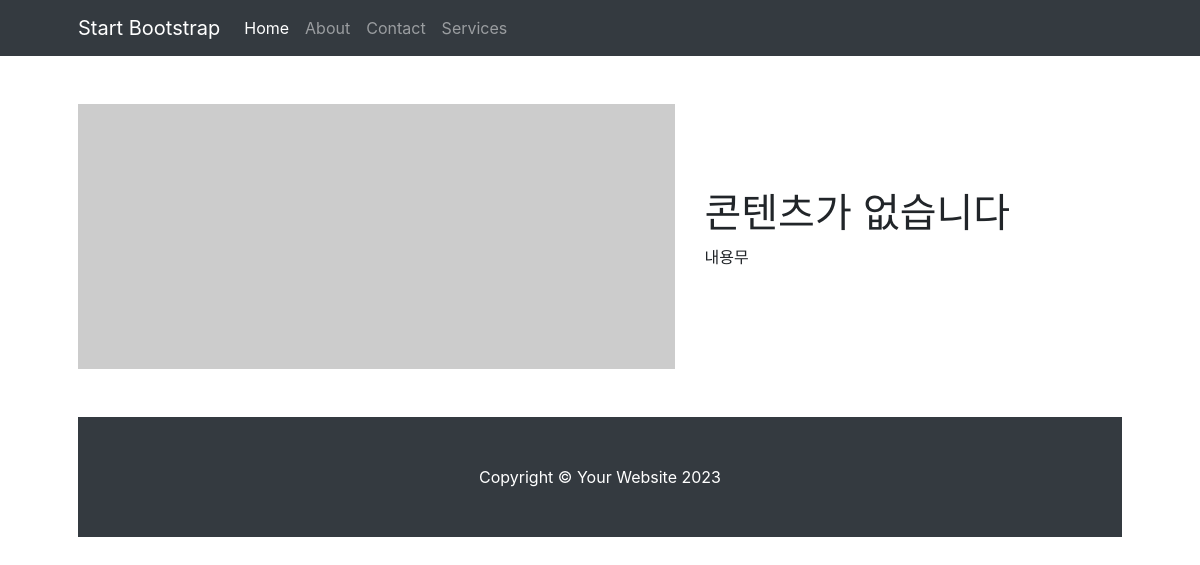
The app's page /mysite/, older data.
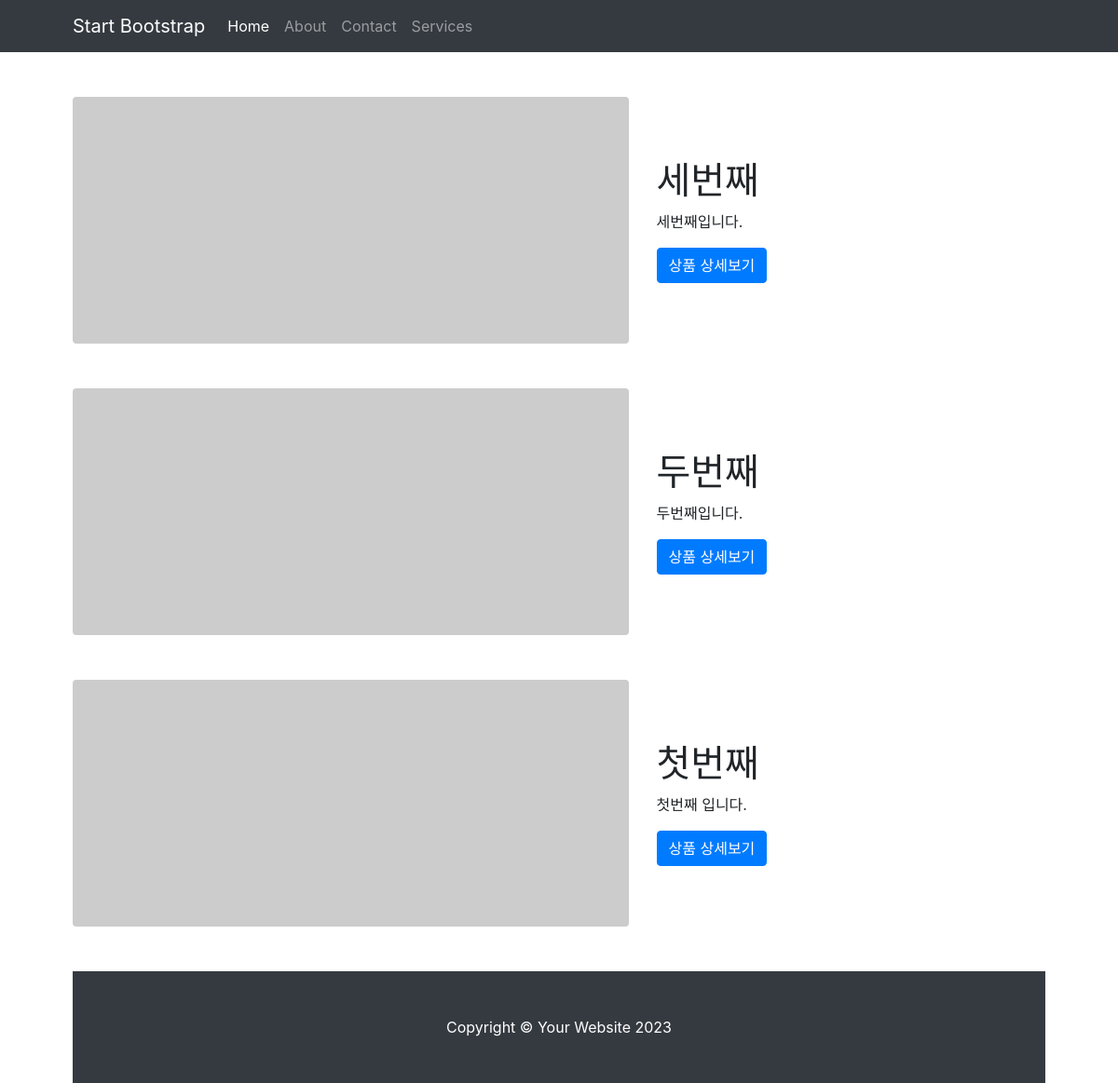
The same page, newer data.
### mysite/models.py (models this page shows)
class MainContent(models.Model):
    title = models.CharField(max_length=200)
    content = models.TextField()
    pub_date = models.DateTimeField('date published')

### mysite/views.py (the view)
# urls.py: path("",views.index)
def index(request):
    content_list = MainContent.objects.order_by('-pub_date')
    context = {'content_list': content_list}
    return render(request, 'mysite/content_list.html', context)

### templates/mysite/content_list.html (shortened to what this page needs)
<!DOCTYPE html>
{% load static %}
<html lang="ko">
<head>
    <link rel="stylesheet" type="text/css" href="{% static 'styles.css' %}">
    <link rel="stylesheet" type="text/css" href="{% static 'bootstrap.min.css' %}">
</head>
<body>
<nav class="navbar navbar-expand-lg navbar-dark bg-dark">
    <div class="container px-5">
        <a class="navbar-brand" href="#!">Start Bootstrap</a>
        <div class="collapse navbar-collapse" id="navbarSupportedContent">
            <ul class="navbar-nav ms-auto mb-2 mb-lg-0">
                <li class="nav-item"><a class="nav-link active" aria-current="page" href="#!">Home</a></li>
                <li class="nav-item"><a class="nav-link" href="#!">About</a></li>
                <li class="nav-item"><a class="nav-link" href="#!">Contact</a></li>
                <li class="nav-item"><a class="nav-link" href="#!">Services</a></li>
            </ul>
        </div>
    </div>
</nav>
<div class="container px-4 px-lg-5">
        {% if content_list %}
            {% for content in content_list %}
                <div class="row gx-4 gx-lg-5 align-items-center my-5">
                    <div class="col-lg-7"><img class="img-fluid rounded mb-4 mb-lg-0" src="https://dummyimage.com/900x400/dee2e6/6c757d.jpg" alt="..." /></div>
                    <div class="col-lg-5">
                        <h1 class="font-weight-light">{{ content.title }}</h1>
                        <p>{{ content.content }}</p>
                        <a class="btn btn-primary" href="/mysite/{{ content.id }}/">상품 상세보기</a>
                    </div>
                </div>
            {% endfor %}
        {% else %}
            <div class="row gx-4 gx-lg-5 align-items-center my-5">
            <div class="col-lg-7"><img class="img-fluid ro무nded mb-4 mb-lg-0" src="https://dummyimage.com/900x400/dee2e6/6c757d.jpg" alt="..." /></div>
                <div class="col-lg-5">
                    <h1 class="font-weight-light">콘텐츠가 없습니다</h1>
                    <p>내용무</p>
                </div>
            </div>
        {% endif %}
<footer class="py-5 bg-dark">
    <div class="container px-4 px-lg-5"><p class="m-0 text-center text-white">Copyright &copy; Your Website 2023</p></div>
</footer>
</body>
</html>

Row changes from the older to the newer data that the page shows:
added MainContent: title "세번째", content "세번째입니다."
added MainContent: title "두번째", content "두번째입니다."
added MainContent: title "첫번째", content "첫번째 입니다."
Text that changed along with them:
text no longer shown: "콘텐츠가 없습니다 내용무"
